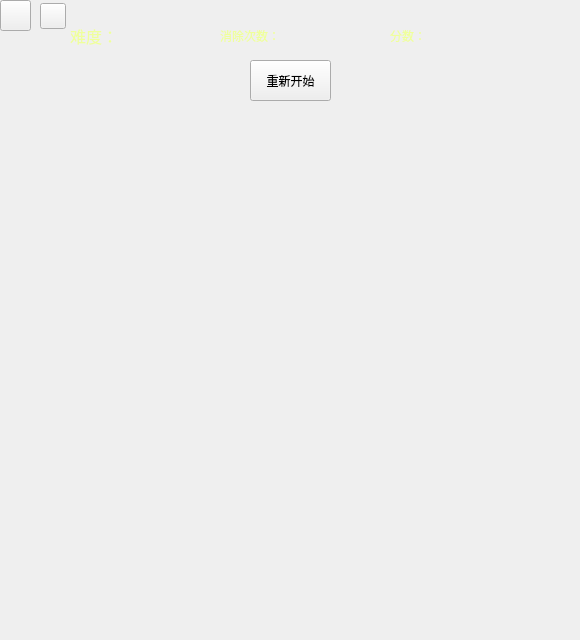
<?xml version="1.0" encoding="UTF-8"?>
<ui version="4.0">
 <class>game</class>
 <widget class="QWidget" name="game">
  <property name="geometry">
   <rect>
    <x>0</x>
    <y>0</y>
    <width>580</width>
    <height>640</height>
   </rect>
  </property>
  <property name="minimumSize">
   <size>
    <width>500</width>
    <height>520</height>
   </size>
  </property>
  <property name="windowTitle">
   <string>PopStar</string>
  </property>
  <property name="styleSheet">
   <string notr="true">font: 75 &quot;微软雅黑&quot;;
</string>
  </property>
  <widget class="QLabel" name="scoreLabel">
   <property name="geometry">
    <rect>
     <x>390</x>
     <y>20</y>
     <width>131</width>
     <height>31</height>
    </rect>
   </property>
   <property name="styleSheet">
    <string notr="true">background: transparent;
font: 12pt &quot;微软雅黑&quot;;
color: rgb(239, 255, 155);</string>
   </property>
   <property name="text">
    <string>分数：</string>
   </property>
  </widget>
  <widget class="QPushButton" name="gameBackBtn">
   <property name="geometry">
    <rect>
     <x>0</x>
     <y>0</y>
     <width>31</width>
     <height>31</height>
    </rect>
   </property>
   <property name="styleSheet">
    <string notr="true"/>
   </property>
   <property name="text">
    <string/>
   </property>
   <property name="flat">
    <bool>false</bool>
   </property>
  </widget>
  <widget class="QLabel" name="nandulabel">
   <property name="geometry">
    <rect>
     <x>70</x>
     <y>20</y>
     <width>121</width>
     <height>31</height>
    </rect>
   </property>
   <property name="font">
    <font>
     <family>微软雅黑</family>
     <pointsize>12</pointsize>
     <weight>9</weight>
     <italic>false</italic>
     <bold>false</bold>
    </font>
   </property>
   <property name="styleSheet">
    <string notr="true">background: transparent;
font: 75 12pt &quot;微软雅黑&quot;;
color: rgb(239, 255, 155);</string>
   </property>
   <property name="text">
    <string>难度：</string>
   </property>
  </widget>
  <widget class="QLabel" name="timesLabel">
   <property name="geometry">
    <rect>
     <x>220</x>
     <y>20</y>
     <width>151</width>
     <height>31</height>
    </rect>
   </property>
   <property name="styleSheet">
    <string notr="true">background: transparent;
font: 75 12pt &quot;微软雅黑&quot;;
color: rgb(239, 255, 155);</string>
   </property>
   <property name="text">
    <string>消除次数：</string>
   </property>
  </widget>
  <widget class="QPushButton" name="newBtn">
   <property name="geometry">
    <rect>
     <x>250</x>
     <y>60</y>
     <width>81</width>
     <height>41</height>
    </rect>
   </property>
   <property name="styleSheet">
    <string notr="true"/>
   </property>
   <property name="text">
    <string>重新开始</string>
   </property>
  </widget>
  <widget class="QPushButton" name="musicPushButton">
   <property name="geometry">
    <rect>
     <x>40</x>
     <y>3</y>
     <width>26</width>
     <height>26</height>
    </rect>
   </property>
   <property name="styleSheet">
    <string notr="true"/>
   </property>
   <property name="text">
    <string/>
   </property>
  </widget>
  <widget class="QLabel" name="backgroundLabel">
   <property name="geometry">
    <rect>
     <x>0</x>
     <y>0</y>
     <width>581</width>
     <height>641</height>
    </rect>
   </property>
   <property name="styleSheet">
    <string notr="true">background-image: url(:/star/images/game.jpg);
</string>
   </property>
   <property name="text">
    <string/>
   </property>
  </widget>
  <zorder>backgroundLabel</zorder>
  <zorder>scoreLabel</zorder>
  <zorder>gameBackBtn</zorder>
  <zorder>nandulabel</zorder>
  <zorder>timesLabel</zorder>
  <zorder>newBtn</zorder>
  <zorder>musicPushButton</zorder>
 </widget>
 <resources/>
 <connections/>
</ui>
